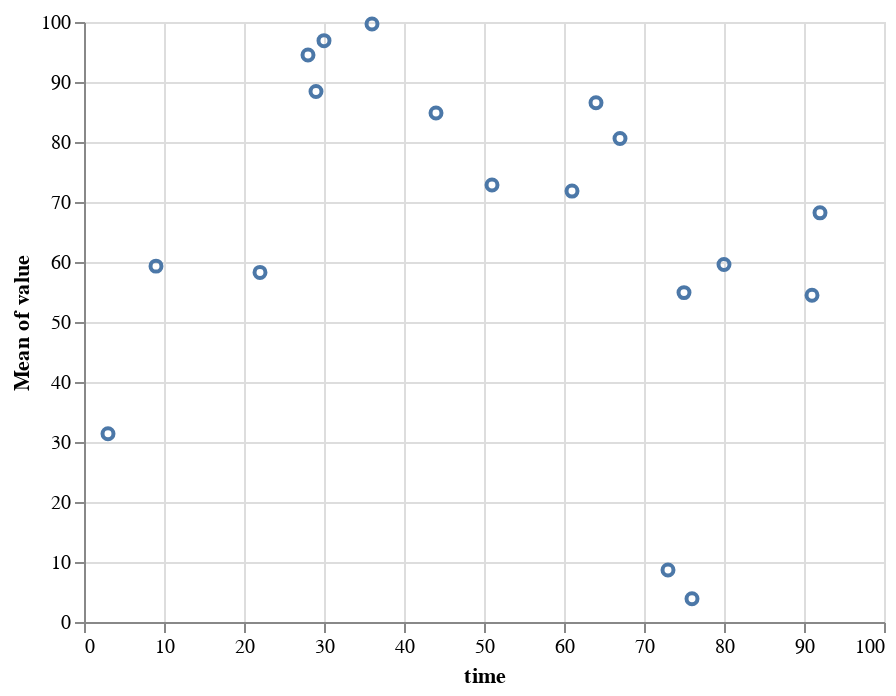

The notebook cell this image was saved under:
### Code cell
# lets plot the data we got from all the robots
alt.Chart(predhints_df).mark_point().encode(
    x='time:Q',
    y='mean(value):Q'
)

### Figure 1 — Vega-Lite specification as saved in the notebook (floating-point values rounded to 4 significant figures)
{"config": {"view": {"continuousWidth": 400, "continuousHeight": 300}}, "data": {"name": "data-a0de35cb9f2b04295743e7856db9345c"}, "mark": "point", "encoding": {"x": {"type": "quantitative", "field": "time"}, "y": {"type": "quantitative", "aggregate": "mean", "field": "value"}}, "$schema": "https://vega.github.io/schema/vega-lite/v4.8.1.json", "datasets": {"data-a0de35cb9f2b04295743e7856db9345c": [{"id": 103, "time": 75, "value": 54.9}, {"id": 142, "time": 36, "value": 99.65}, {"id": 118, "time": 3, "value": 31.39}, {"id": 31, "time": 44, "value": 84.83}, {"id": 136, "time": 67, "value": 80.59}, {"id": 139, "time": 30, "value": 96.89}, {"id": 0, "time": 9, "value": 59.31}, {"id": 87, "time": 22, "value": 58.27}, {"id": 41, "time": 28, "value": 94.51}, {"id": 79, "time": 64, "value": 86.55}, {"id": 103, "time": 75, "value": 54.9}, {"id": 142, "time": 36, "value": 99.65}, {"id": 118, "time": 3, "value": 31.39}, {"id": 31, "time": 44, "value": 84.83}, {"id": 136, "time": 67, "value": 80.59}, {"id": 139, "time": 30, "value": 96.89}, {"id": 0, "time": 9, "value": 59.31}, {"id": 87, "time": 22, "value": 58.27}, {"id": 41, "time": 28, "value": 94.51}, {"id": 79, "time": 64, "value": 86.55}, {"id": 110, "time": 76, "value": 3.879}, {"id": 48, "time": 61, "value": 71.82}, {"id": 7, "time": 73, "value": 15.14}, {"id": 146, "time": 92, "value": 68.19}, {"id": 85, "time": 73, "value": 2.199}, {"id": 125, "time": 91, "value": 54.45}, {"id": 83, "time": 29, "value": 88.42}, {"id": 63, "time": 80, "value": 52.29}, {"id": 136, "time": 80, "value": 66.85}, {"id": 97, "time": 51, "value": 72.83}]}}
